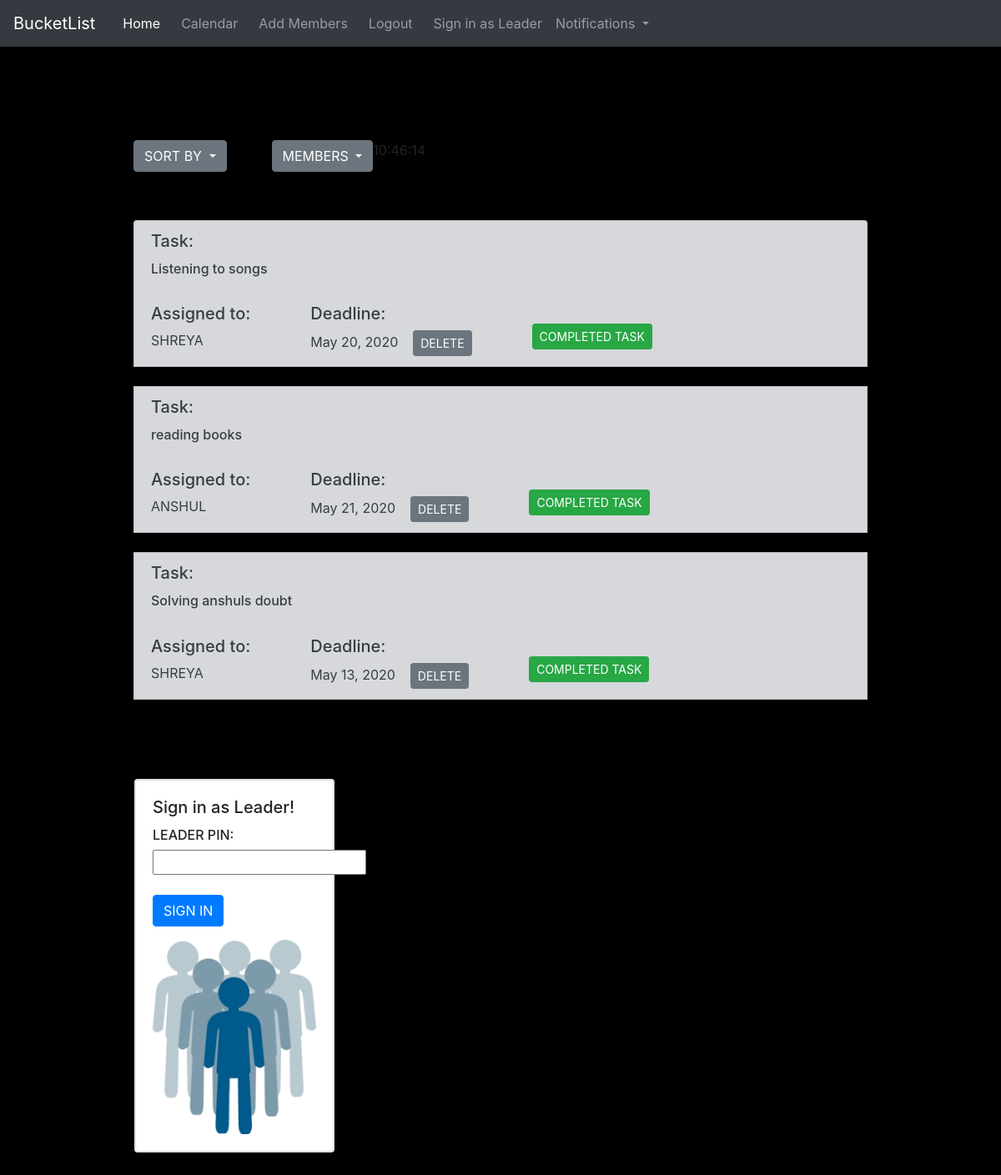
The app's page / (signed in), older data.
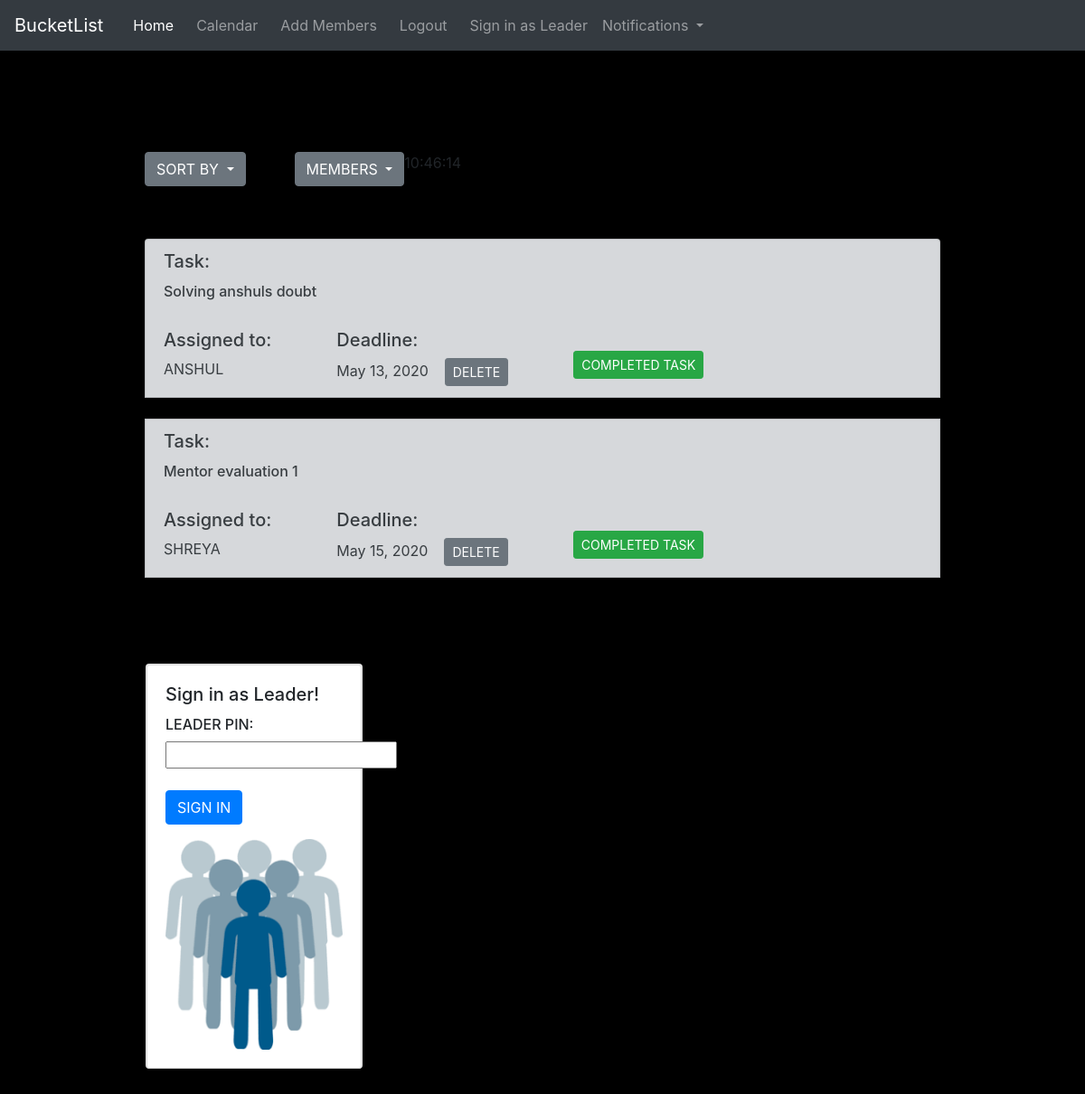
The same page, newer data.
### BucketList/models.py (models this page shows)
class ListItem(models.Model):
	team = models.ForeignKey(User,on_delete=models.CASCADE,blank=True,null=True)
	content = models.CharField(max_length=500,blank=True,null=True,default=None)
	deadline = models.DateField()
	member = models.CharField(max_length=100,blank=True,null=True)
	status=models.TextField(max_length=20,default="Incomplete")

### BucketList/views.py (the view)
# urls.py: path('', views.home),
def home(request, leadsignedin={}):
	context={
	'leadsignedin':False
	}
	if request.user.is_authenticated:
		all_member= Profile.objects.filter(memberid__id=request.user.id)
		all_items = ListItem.objects.filter(team__id=request.user.id)
		allitems = all_items.filter(status="Incomplete")
		TeamLeader= Leader.objects.filter(leaderid__id=request.user.id)
		context.update(leadsignedin)
		return render(request,'BucketList/home.html',{'all':allitems,'all_members':all_member,'teamleader':TeamLeader,'leadsignedin':leadsignedin,'notifs':all_items})
	else:
		return render(request,'BucketList/home.html',{})

### BucketList/Templates/BucketList/home.html (shortened to what this page needs)
<DOCTYPE! html>
<html>
<head>
  <link rel="stylesheet" href="https://maxcdn.bootstrapcdn.com/bootstrap/4.0.0/css/bootstrap.min.css">
  <link rel="stylesheet" href="https://maxcdn.bootstrapcdn.com/bootstrap/4.0.0/css/bootstrap.min.css">
  <link rel="stylesheet" href="stylehome.css">
</head>
<section><nav class="navbar navbar-expand-lg navbar-light bg-light navbar navbar-dark bg-dark">
  <a class="navbar-brand" href="/">BucketList</a>
  <div class="collapse navbar-collapse" id="navbarSupportedContent">
    <ul class="navbar-nav mr-auto">
      <li class="nav-item active">
        <a class="nav-link" href="/">Home <span class="sr-only">(current)</span></a>
      </li>&nbsp;&nbsp;
      <li class="nav-item">
        <a class="nav-link" href="{% url 'BucketList:Calendar' %}">Calendar</a>
      </li>&nbsp;&nbsp;
      {% if user.is_authenticated %}
      <li class="nav-item">
        <button type="button" class="nav-link bg-dark" style="padding: none;border: none" onclick="document.getElementById('ADDMEM')" data-toggle="modal" data-target="#examplemodal">
  Add Members
</button></li>
      <li class="nav-item">
        <a class="nav-link " href="{% url 'logout' %}">Logout</a>
      </li>&nbsp;&nbsp;{% if not leadsignedin %}
      <li class="nav-item">
        <a class="nav-link" href="#signasleader">Sign in as Leader</a>
      </li>{% endif %}
      {% endif %}
{% if user.is_authenticated %}
  <li class="nav-item dropdown">
        <a class="nav-link dropdown-toggle " href="#" id="navbarDropdown" role="button" data-toggle="dropdown" aria-haspopup="true" aria-expanded="false">
        Notifications
        </a>
      </li>
{% endif %}
    </ul>
  </div>
</nav>
</section>
<body style=" background:black; box-sizing: border-box ;background-attachment: fixed; background-repeat: no-repeat; background-size: cover;" style="background-position: center;">
<div style="margin-left: 10rem; margin-right: 10rem; margin-top: 7rem;">
{% if user.is_authenticated %}
{% if not leadsignedin %}
<div class="dropdown" style="float: left">
  <button class="btn btn-secondary dropdown-toggle" type="button" id="dropdownMenuButton" data-toggle="dropdown" aria-haspopup="true" aria-expanded="false">
    SORT BY
  </button>
</div>
<div style="float: left">
</div>{% endif %}
<div class="dropdown" style="float: left" >
  <button class="btn btn-secondary dropdown-toggle" type="button" id="dropdownMenuButton" data-toggle="dropdown" aria-haspopup="true" aria-expanded="false">
    MEMBERS
  </button>
</div>
<div id="clock"></div>
<br>
<br>
<br>
  <ul class="list-group">
  {% if all %}
  {% for item in all %}
  <li class="list-group-item list-group-item-action list-group-item-secondary" >
  <h5 class="card-title">Task:</h5>
  <h6 class="card-text">{{ item.content }}</h6>
  <br>
  <div style="float: left"><h5>Assigned to:</h5>{{ item.member }}&nbsp;&nbsp;</div>
  <div style="float: left;">&nbsp;&nbsp;&nbsp;&nbsp;&nbsp;&nbsp;&nbsp;&nbsp;&nbsp;&nbsp;&nbsp;&nbsp;&nbsp;&nbsp;&nbsp;&nbsp;</div>
  <div style="float: left"><h5>Deadline:</h5> {{ item.deadline }} <form action="/delete/{{ item.id }}/" method="post" style="display:inline">
    <input class="btn btn-secondary btn-sm" type="submit" value="DELETE">
    </form></div><br>
    {% if not leadsignedin %}
    <div style="float: left;">&nbsp;&nbsp;&nbsp;&nbsp;&nbsp;&nbsp;&nbsp;&nbsp;&nbsp;&nbsp;&nbsp;&nbsp;&nbsp;&nbsp;&nbsp;&nbsp;</div>
    <div style="float: left"><form action="/complete/{{ item.id }}/" method="post" style="display:inline">{% csrf_token %}<input class="btn btn-success btn-secondary btn-sm" type="submit" value="COMPLETED TASK">
  </form></div>{% endif %}
  </li><br>
  {% endfor %}
  {% else %}
  <p class="display-4" style="margin-top: 10px; color: DimGrey;font-weight: 500">No Task Pending! WOHOO!</p>
  {% endif %}
  <br>
  </ul>
<br>
<br>
{% if not leadsignedin and teamleader %}
<div class="row">
    <div style="float: left;margin-left: 1rem; margin-bottom: 2rem;">
      <div class="card" style="width: 15rem; height: 28rem;" style="float: left">
  <div class="card">
    <div class="card-body">
      <h5 class="card-title">Sign in as Leader!</h5>
        <form id="signasleader" name="signleader" action="/signasleader/" onsubmit="return ValidateSignIn()" method="post">{% csrf_token %}
        <h6>LEADER PIN:</h6><input type="text" name="leaderpin"><br><br>
        <input class="btn btn-primary" type="submit" value="SIGN IN" >
        </form> <img class="card-img-top" >
    </div>
  </div>
</div>
</div>
</div>
{% endif %}
      {% endif %}
</div>
</body>
</html>

Row changes from the older to the newer data that the page shows:
removed ListItem: content "Listening to songs", member "SHREYA", deadline "May 20, 2020"
no longer on this page (row edited): ListItem: content "reading books", member "ANSHUL", deadline "May 21, 2020"
changed ListItem "Solving anshuls doubt": member "SHREYA" → "ANSHUL"
added ListItem: content "Mentor evaluation 1", member "SHREYA", deadline "May 15, 2020"
